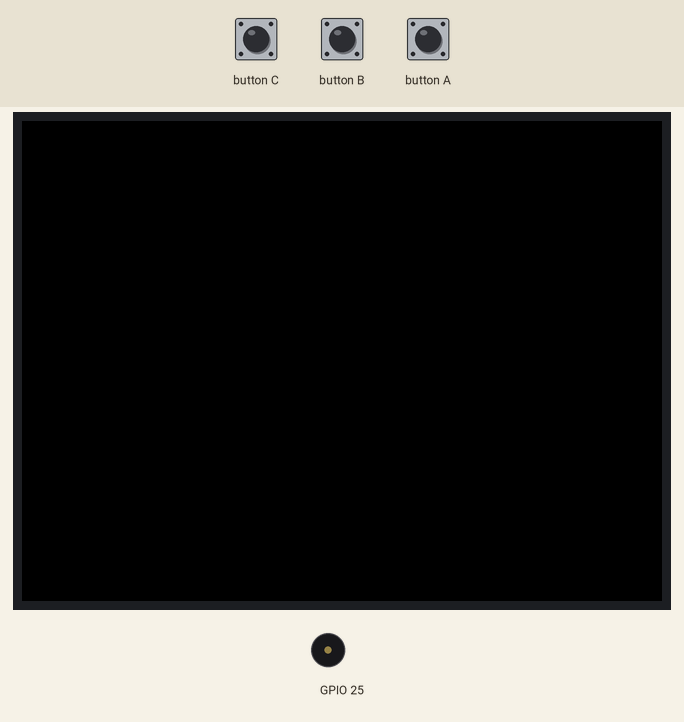
This sketch was run on a simulated ESP32. On the bench: 320×240 colour display, buzzer (waves = sounding). The test bench sets the inputs (shaded band).

Above: at 1.3 s.
1.4 s: button C pressed for 0.15 s
Timing chart, 0 to 4.4 s (numbered marks = the images above; inputs shaded):
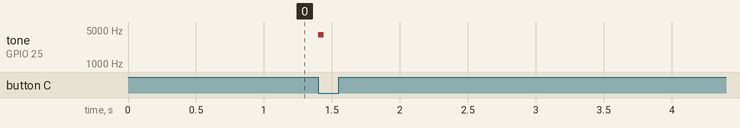

Measured:
- after the input at 1.4 s, tone on GPIO 25: silent → 3951 Hz at once, → silent 0.04 s later

The sketch:

8_speaker.ino
```cpp
#include <M5Stack.h>

void setup() {
  M5.begin();
  M5.Speaker.setVolume(6);  // スピーカーのボリュームを設定 初期値は8で、範囲は 0 ~ 10
}

void loop() {
  M5.update();  // ボタンかスピーカーを使うときは、この行を追加
  if (M5.BtnA.wasPressed()) {
    M5.Speaker.tone(3135, 40);  // 3135Hzの音を40ミリ秒再生
  }
  if (M5.BtnB.wasPressed()) {
    M5.Speaker.tone(3520, 40);  // 3520Hzの音を40ミリ秒再生
  }
  if (M5.BtnC.wasPressed()) {
    M5.Speaker.tone(3951, 40);  // 3951Hzの音を40ミリ秒再生
  }
}
```
